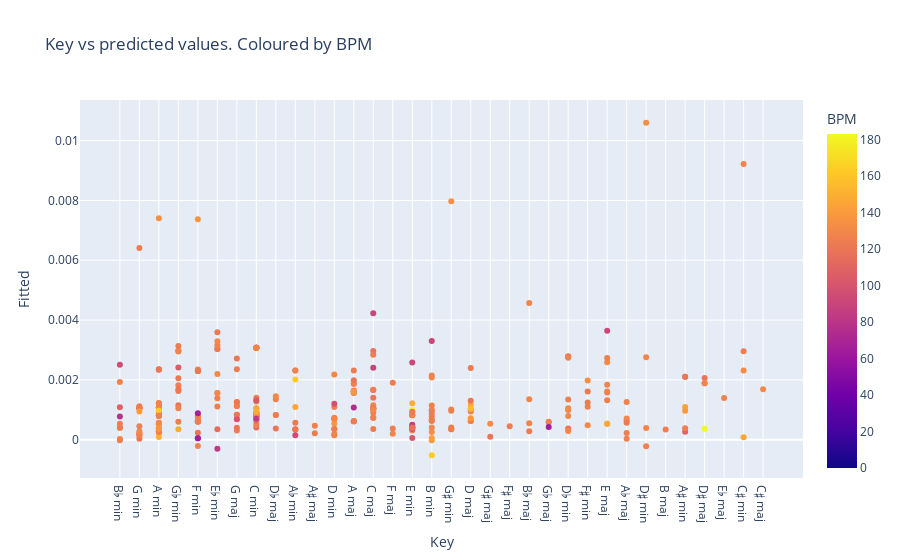

The cell this chart's notebook holds for it:
### Code cell
px.scatter(tracks_foll, "Key", "Fitted", color="BPM", title="Key vs predicted values. Coloured by BPM")

### Figure 1 — Plotly figure (JSON) as saved in the notebook; plotly's stock layout.template omitted (floating-point values rounded to 4 significant figures; data arrays with more than 128 entries replaced by an {"elided": "..."} marker saying what was removed)
{"data": [{"hovertemplate": "Key=%{x}<br>Fitted=%{y}<br>BPM=%{marker.color}<extra></extra>", "legendgroup": "", "marker": {"color": {"elided": "329 int values"}, "coloraxis": "coloraxis", "symbol": "circle"}, "mode": "markers", "name": "", "orientation": "v", "showlegend": false, "type": "scatter", "x": {"elided": "329 str values"}, "xaxis": "x", "y": {"elided": "329 float values"}, "yaxis": "y"}], "layout": {"coloraxis": {"colorbar": {"title": {"text": "BPM"}}, "colorscale": [[0, "#0d0887"], [0.1111, "#46039f"], [0.2222, "#7201a8"], [0.3333, "#9c179e"], [0.4444, "#bd3786"], [0.5556, "#d8576b"], [0.6667, "#ed7953"], [0.7778, "#fb9f3a"], [0.8889, "#fdca26"], [1, "#f0f921"]]}, "legend": {"tracegroupgap": 0}, "title": {"text": "Key vs predicted values. Coloured by BPM"}, "xaxis": {"anchor": "y", "domain": [0, 1], "title": {"text": "Key"}}, "yaxis": {"anchor": "x", "domain": [0, 1], "title": {"text": "Fitted"}}}}
